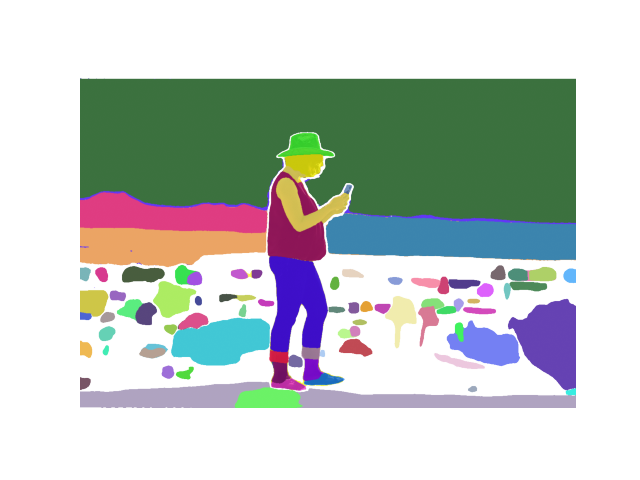
#> input picture dokumentary/segments.png, 640 x 480 px
$ jupyter execute edges_segments.ipynb   (shell and % lines are left out)
#> lines starting #> are read from the running program, lines starting #| are printed output that depends on the picture; after the words box and inside, x2 and y2 are one past the last pixel; in counts of white or black regions, pixels touching at a corner belong together
[cell 1]
import cv2
import numpy as np
from matplotlib import pyplot as plt

image = cv2.imread("segments.png")
#> image is the input picture: shape (480, 640, 3); mean B, G, R 195.9, 200.7, 192.4

[cell 2]
CANNY_THRESH_1 = 1
CANNY_THRESH_2 = 500
MASK_COLOR = (0.0,0.0,1.0) # In BGR format

size = (6, 6)
shape = cv2.MORPH_RECT
#kernel = cv2.getStructuringElement(shape, size)
kernel = np.ones((3, 3), np.uint8)
kernel1 = np.ones((4, 4), np.uint8)
kernel2 = np.ones((3, 3), np.uint8)

[cell 3]
# Color Space Conversion Codes
gray = cv2.cvtColor(image,cv2.COLOR_BGR2GRAY)
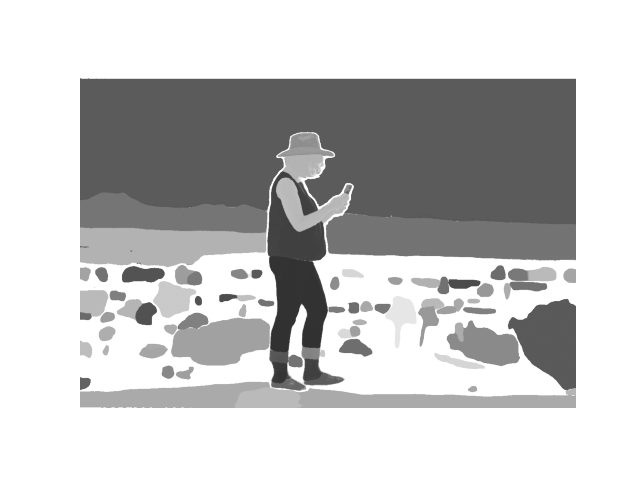
#> gray: shape (480, 640); min 49, max 255, mean 197.7

#-- Edge detection -------------------------------------------------------------------
# Edge Detection Algorithm
edges = cv2.Canny(gray, CANNY_THRESH_1, CANNY_THRESH_2)
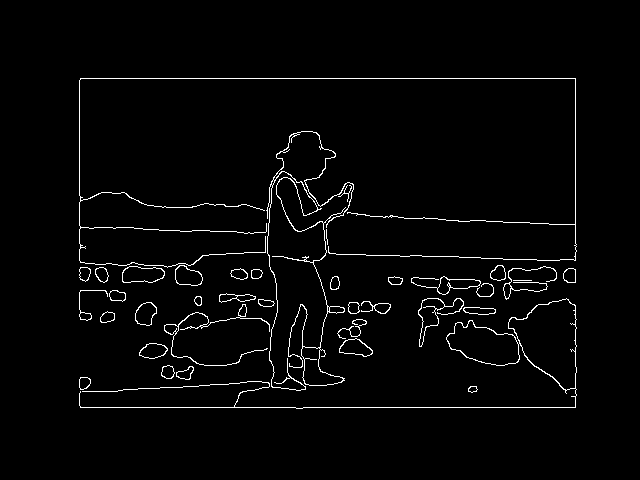
#> edges: shape (480, 640); 2.5% white in thin lines or dots, all inside (x1, y1, x2, y2) = (79, 78, 577, 409)
plt.imshow(edges)
plt.show()
# enlarges the area of the object, highlighting features (existing image is taken)
edges = cv2.dilate(edges, kernel1)
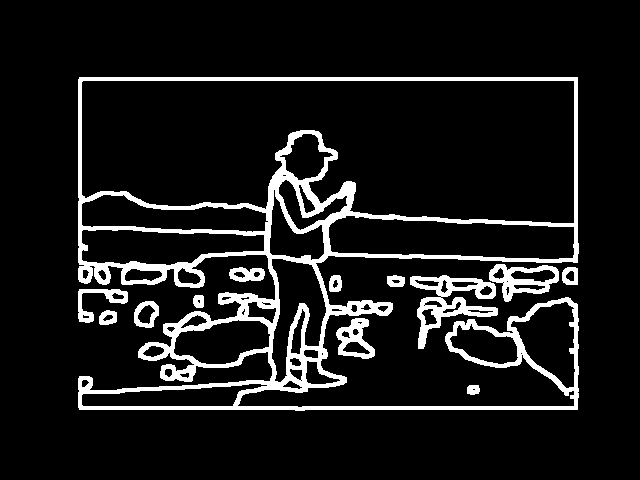
#> edges: shape (480, 640); 10.1% white; 13 white regions, largest, box (x1, y1, x2, y2) and area: (78, 77, 579, 411) 24622, (410, 275, 498, 349) 2194, (489, 264, 559, 302) 1136
plt.imshow(edges)
plt.show()
# Erode the boundaries of the foreground object
# Used to diminish the characteristics of an image.
edges = cv2.erode(edges, kernel)
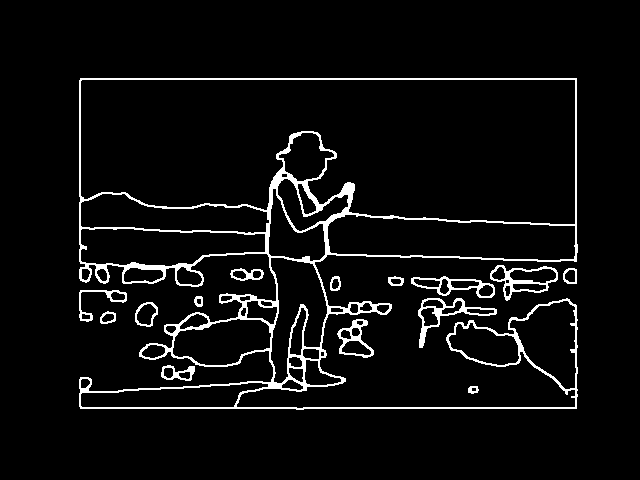
#> edges: shape (480, 640); 5.4% white in thin lines or dots, all inside (x1, y1, x2, y2) = (79, 78, 578, 410)

plt.imshow(edges)
plt.show()

[cell 4]
# Assignment of pixel values in relation to the provided threshold
_, binary = cv2.threshold(gray, 100, 255, cv2.THRESH_BINARY)
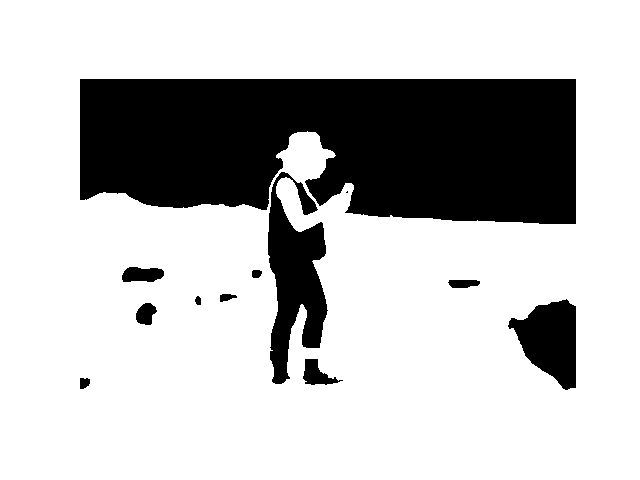
#> binary: shape (480, 640); 75.6% white; 12 black regions (1 under 20 px)

contours, hierarchy = cv2.findContours(
    edges, cv2.RETR_EXTERNAL, cv2.CHAIN_APPROX_SIMPLE
)
#> contours = 15 contours; largest, box (x1, y1, x2, y2) and area: (79, 78, 578, 410) 114717, (490, 265, 558, 301) 1331, (418, 298, 497, 348) 1126, (411, 276, 495, 298) 939, (337, 319, 374, 358) 792

# show on screen (optional in jupiter)
contours

drawing = np.zeros((gray.shape[0], gray.shape[1], 3), dtype=np.uint8)
CountersImg = cv2.drawContours(drawing, contours, -1, (255, 255, 0), 3)
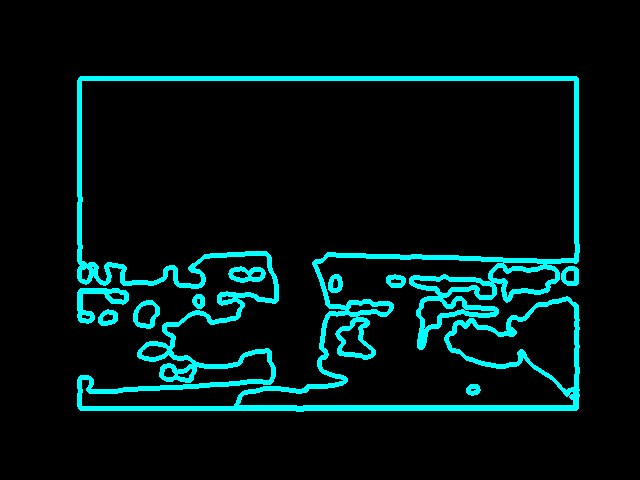
#> CountersImg: shape (480, 640, 3); mean of channels 0, 1, 2 20.1, 20.1, 0; drawn as B, G, R

# show on screen (optional in jupiter)
plt.imshow(CountersImg)
plt.show()

# save to disk
cv2.imwrite('picture.png', CountersImg)
#> Out = True

[cell 5]
# Stack arrays in the depth sequence (along the third axis).
mask_stack = np.dstack([edges]*3)    # Create 3-channel alpha mask

#-- Blend masked img into MASK_COLOR background --------------------------------------
mask_stack  = mask_stack.astype('float32') / 255.0          # Use float matrices,
img         = image.astype('float32') / 255.0                 #  for easy blending

masked = (mask_stack * img) + ((1-mask_stack) * MASK_COLOR) # Blend
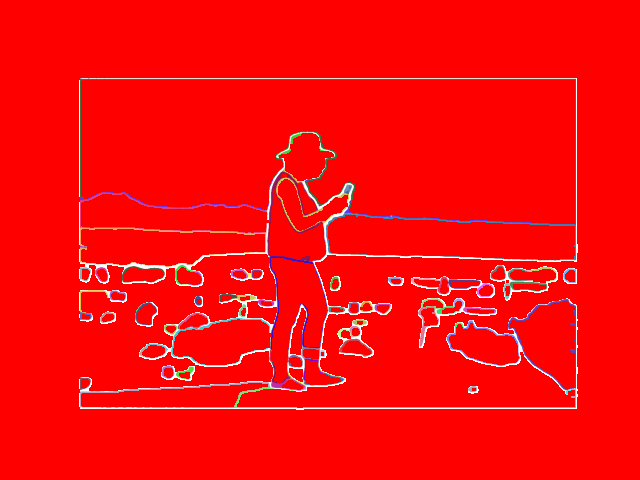
#> masked: shape (480, 640, 3) float64; mean of channels 0, 1, 2 0.0393, 0.037, 0.985; drawn as B, G, R
masked = (masked * 255).astype('uint8')                     # Convert back to 8-bit

plt.imshow(masked)
plt.show()# Display

[cell 6]
img = img.astype('float32') / 255.0
# split image into channels
c_red, c_green, c_blue = cv2.split(img)
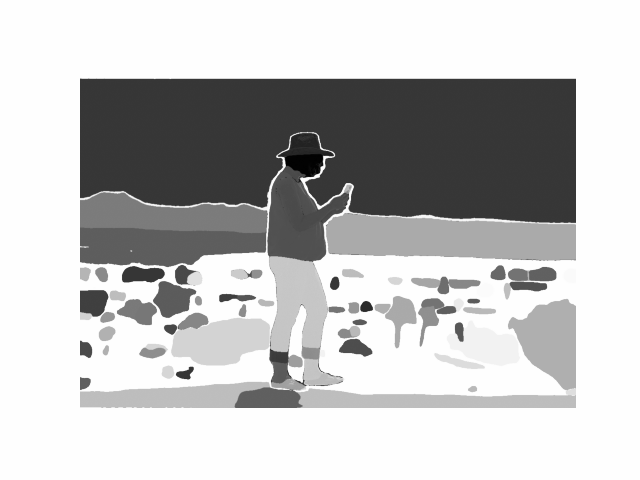
#> c_red: shape (480, 640) float32; min 0.000154, max 0.00392, mean 0.00301; drawn with min black and max white
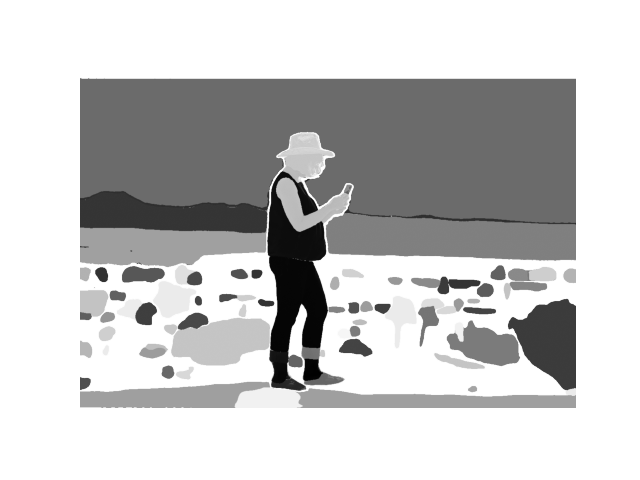
#> c_green: shape (480, 640) float32; min 0.000138, max 0.00392, mean 0.00309; drawn with min black and max white
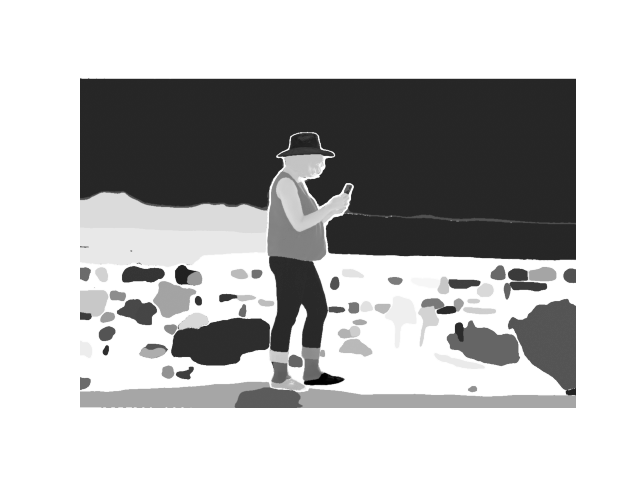
#> c_blue: shape (480, 640) float32; min 0.000369, max 0.00392, mean 0.00296; drawn with min black and max white

# merge with mask got on one of a previous steps
img_a = cv2.merge((c_red, c_green, c_blue, edges.astype('float32') / 255.0))
plt.imshow(img_a)
plt.show()

$ run again, with dokumentary/contures_img.png copied over dokumentary/segments.png
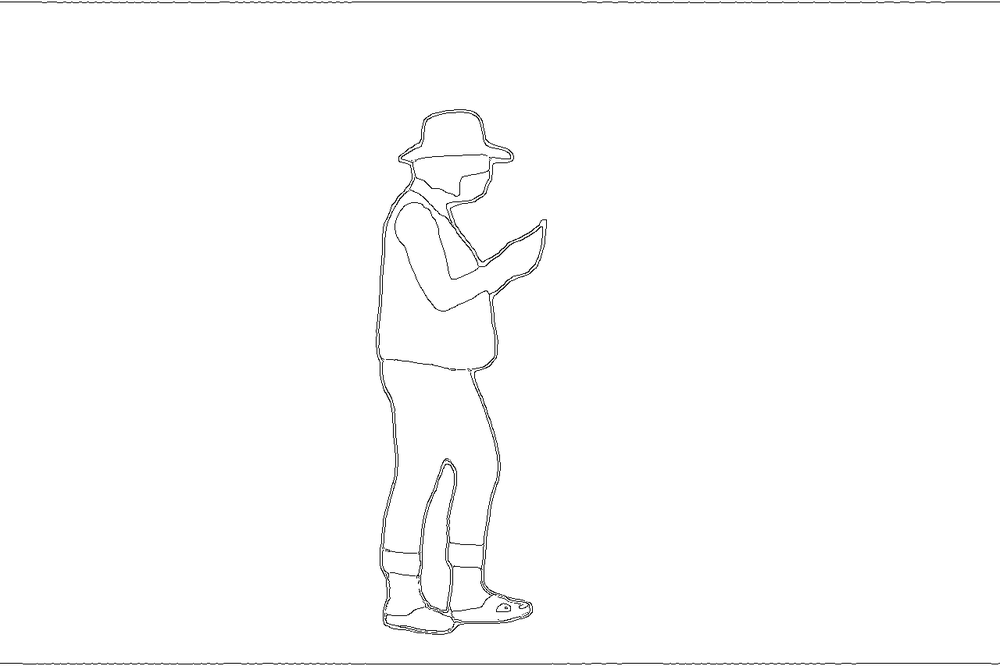
#> input picture dokumentary/contures_img.png, 1000 x 666 px, shrunk from 1280 x 853 before the run
#> image is the input picture: shape (666, 1000, 3); min 0, max 255, mean 252.6
#> `edges = cv2.Canny(gray, CANNY_THRESH_1, CANNY_THRESH_2)`:
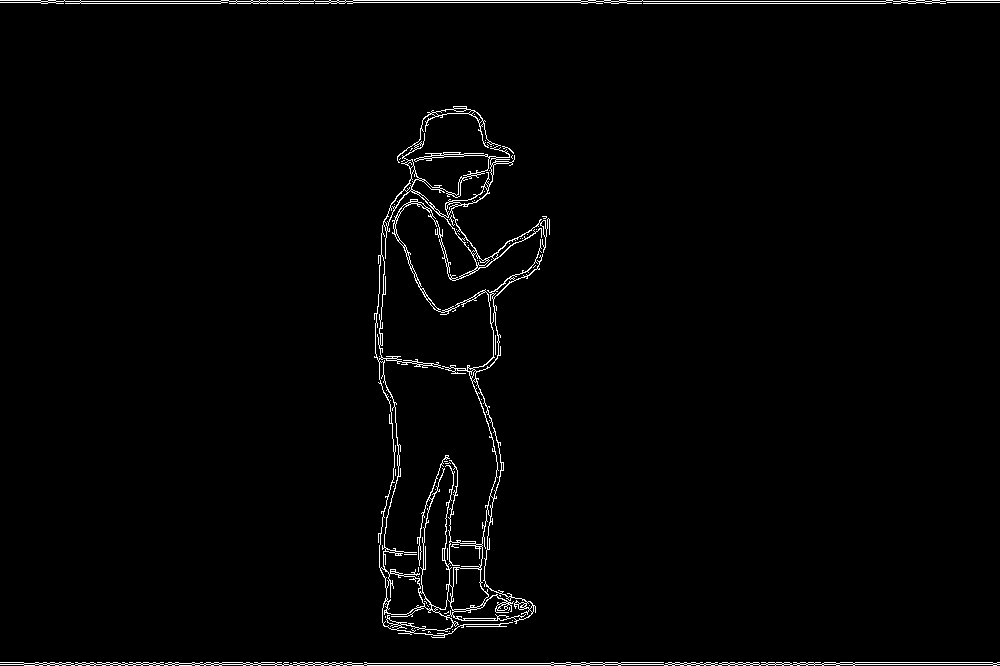
#> edges: shape (666, 1000); 1.7% white in thin lines or dots
#> binary: shape (666, 1000); 99.4% white; black in thin lines or dots
#> contours = 3 contours; box (x1, y1, x2, y2) and area: (374, 106, 551, 639) 56891, (0, 0, 1000, 5) 3614, (0, 662, 1000, 666) 2679
#> Out = True
#> `masked = (mask_stack * img) + ((1-mask_stack) * MASK_COLOR)`:
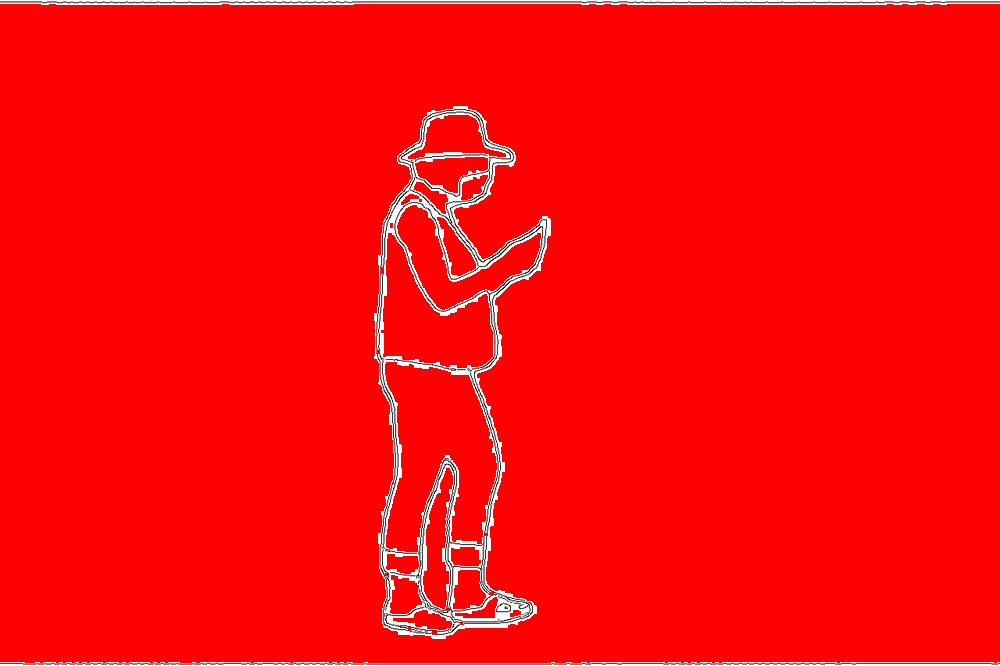
#> masked: shape (666, 1000, 3) float64; mean of channels 0, 1, 2 0.0316, 0.0316, 0.991; drawn as B, G, R
